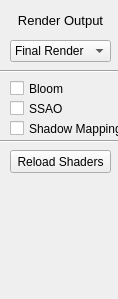
<?xml version="1.0" encoding="UTF-8"?>
<ui version="4.0">
 <class>Rendering</class>
 <widget class="QWidget" name="Rendering">
  <property name="geometry">
   <rect>
    <x>0</x>
    <y>0</y>
    <width>118</width>
    <height>299</height>
   </rect>
  </property>
  <property name="windowTitle">
   <string>Form</string>
  </property>
  <widget class="QLabel" name="label">
   <property name="geometry">
    <rect>
     <x>0</x>
     <y>10</y>
     <width>121</width>
     <height>21</height>
    </rect>
   </property>
   <property name="font">
    <font>
     <pointsize>10</pointsize>
    </font>
   </property>
   <property name="text">
    <string>Render Output</string>
   </property>
   <property name="alignment">
    <set>Qt::AlignCenter</set>
   </property>
  </widget>
  <widget class="QComboBox" name="comboBox">
   <property name="geometry">
    <rect>
     <x>10</x>
     <y>40</y>
     <width>101</width>
     <height>22</height>
    </rect>
   </property>
   <item>
    <property name="text">
     <string>Final Render</string>
    </property>
   </item>
  </widget>
  <widget class="Line" name="line">
   <property name="geometry">
    <rect>
     <x>0</x>
     <y>70</y>
     <width>118</width>
     <height>3</height>
    </rect>
   </property>
   <property name="orientation">
    <enum>Qt::Horizontal</enum>
   </property>
  </widget>
  <widget class="QCheckBox" name="checkBox">
   <property name="geometry">
    <rect>
     <x>10</x>
     <y>80</y>
     <width>71</width>
     <height>17</height>
    </rect>
   </property>
   <property name="text">
    <string>Bloom</string>
   </property>
  </widget>
  <widget class="QCheckBox" name="checkBox_2">
   <property name="geometry">
    <rect>
     <x>10</x>
     <y>100</y>
     <width>70</width>
     <height>17</height>
    </rect>
   </property>
   <property name="text">
    <string>SSAO</string>
   </property>
  </widget>
  <widget class="QCheckBox" name="checkBox_3">
   <property name="geometry">
    <rect>
     <x>10</x>
     <y>120</y>
     <width>111</width>
     <height>17</height>
    </rect>
   </property>
   <property name="text">
    <string>Shadow Mapping</string>
   </property>
  </widget>
  <widget class="Line" name="line_2">
   <property name="geometry">
    <rect>
     <x>0</x>
     <y>140</y>
     <width>118</width>
     <height>3</height>
    </rect>
   </property>
   <property name="orientation">
    <enum>Qt::Horizontal</enum>
   </property>
  </widget>
  <widget class="QPushButton" name="pushButton">
   <property name="geometry">
    <rect>
     <x>10</x>
     <y>150</y>
     <width>101</width>
     <height>23</height>
    </rect>
   </property>
   <property name="text">
    <string>Reload Shaders</string>
   </property>
  </widget>
 </widget>
 <resources/>
 <connections/>
</ui>
